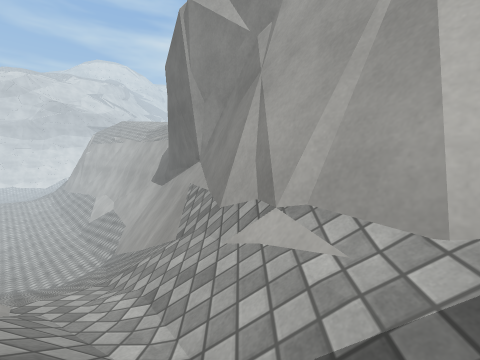
[1] (above)

12 first-person views from a walk through a 3-D level made in the Unity game engine. The camera is 0.47 m above the floor, tilts 6° down and sees 90° across. The floor is counted in squares, 0.5 m on a side. Each view is taken from the middle of a square. On the plan, view 1 faces up. The plan holds only what a view shows up to about 10 squares ahead; the rest is blank. The place goes on beyond the plan. Surface patterns are stand-ins for the level's own textures.

[2]
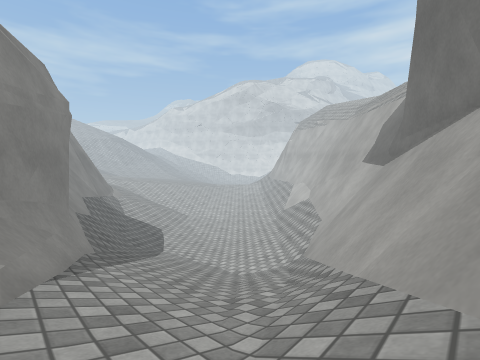

[3]
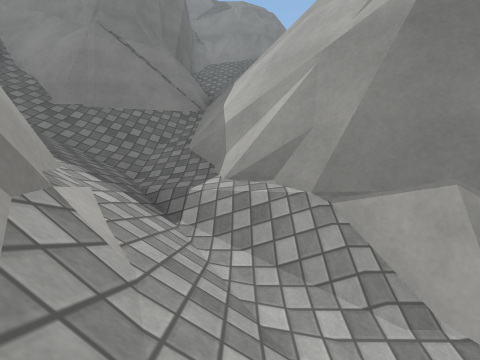

[4]
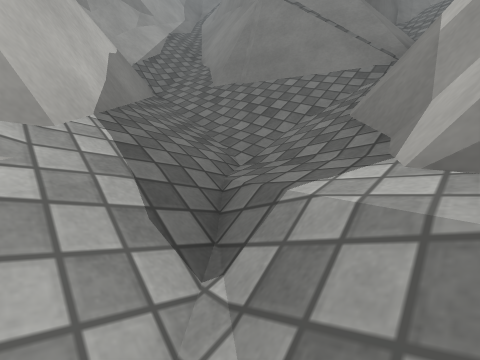

[5]
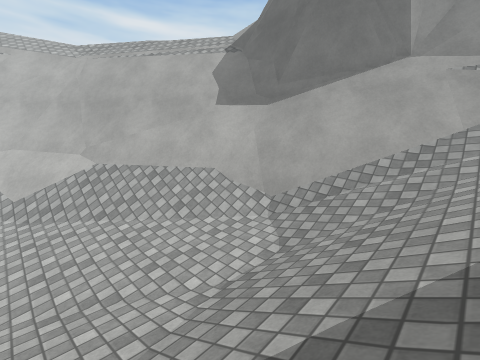

[6]
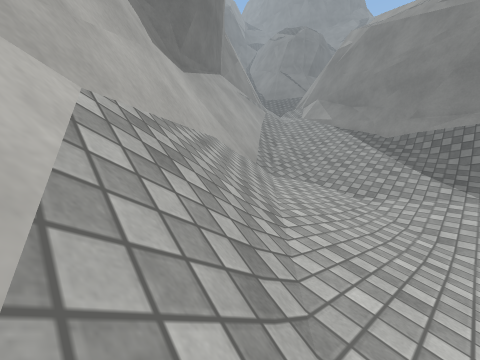

[7]
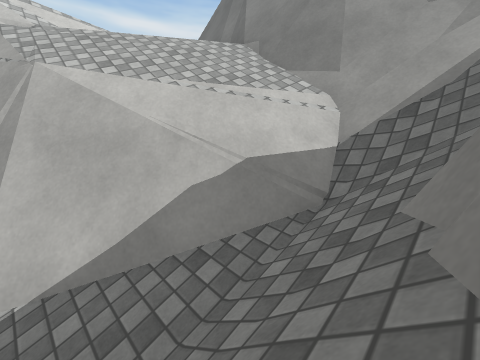

[8]
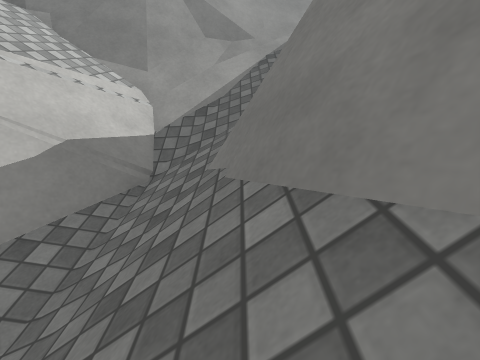

[9]
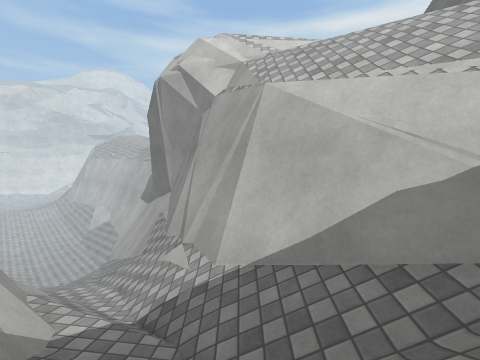

[10]
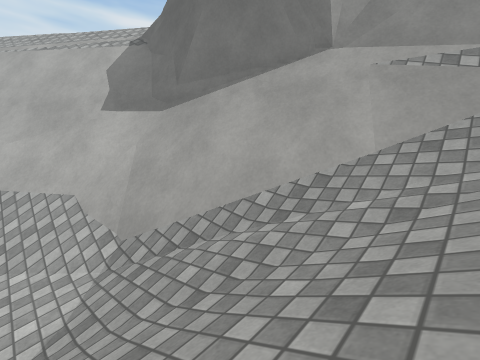

[11]
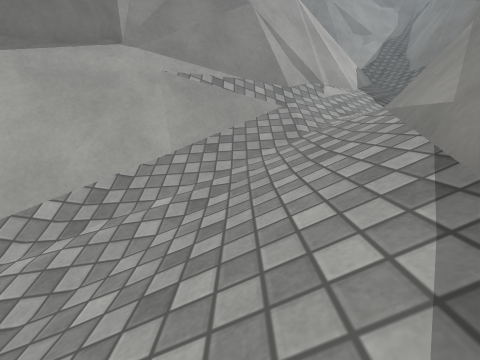

[12]
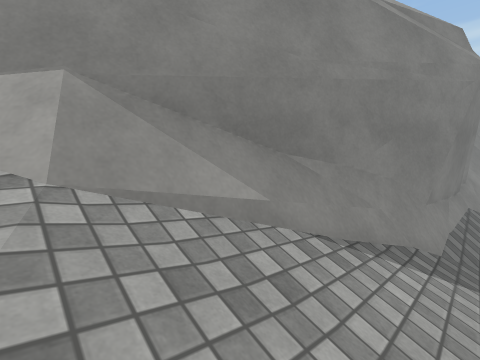

### Floor plan
Key: @ floor where view 1 was taken; # wall or solid block; . main floor; : floor 1.9 m higher than the main floor; + floor 2.55 m higher than the main floor; / step, stairs or slope; = window, fence, low wall or low ledge; ^ raised ledge; v drop or lower ground.
Columns run from 12 left of view 1 to 11 right of it. Each row starts with its distance up from view 1.
 18 /=^##vv/
 17 ///## v//
 16 ////##vvv
 15 /////##vv#
 14 /////=# v
 13 ..////##vv
 12 ....//##vv
 11 ...../=##vv
 10 ..././/=# v
  9 ////////##vv
  8 /////////###v  ///    #
  7 /////////=###vv=v=   ##
  6 #/////////=##vv//    #
  5 #####///////# v////  #
  4 /vv####=////##v//////#
  3    v ####=:/=##v////=#
  2       v ##///=##v///##
  1        v###////##v//##
  0         v ##@+//######
 -1         vv #=////===###
 -2          vv##///////###
 -3          /vv#//=##////#
 -4            /==######//##
 -5             /##    ##/=#
 -6              #      ##
 -7              ##
 -8              =#
 -9             //#
-10             //#

Where each view was taken, in squares from view 1:
view 1: 0 up, 0 right, facing up
view 2: 4 up, 2 left, facing up-left
view 3: 5 up, 1 left, facing down
view 4: 2 up, 1 left, facing down-right
view 5: 7 up, 12 left, facing up-right
view 6: 18 up, 12 left, facing down-right
view 7: 3 down, 2 right, facing up-right
view 8: 3 down, 1 right, facing right
view 9: 3 down, 2 right, facing up
view 10: 6 up, 8 left, facing up-right
view 11: 6 up, 8 left, facing right
view 12: 6 up, 3 left, facing down-left
